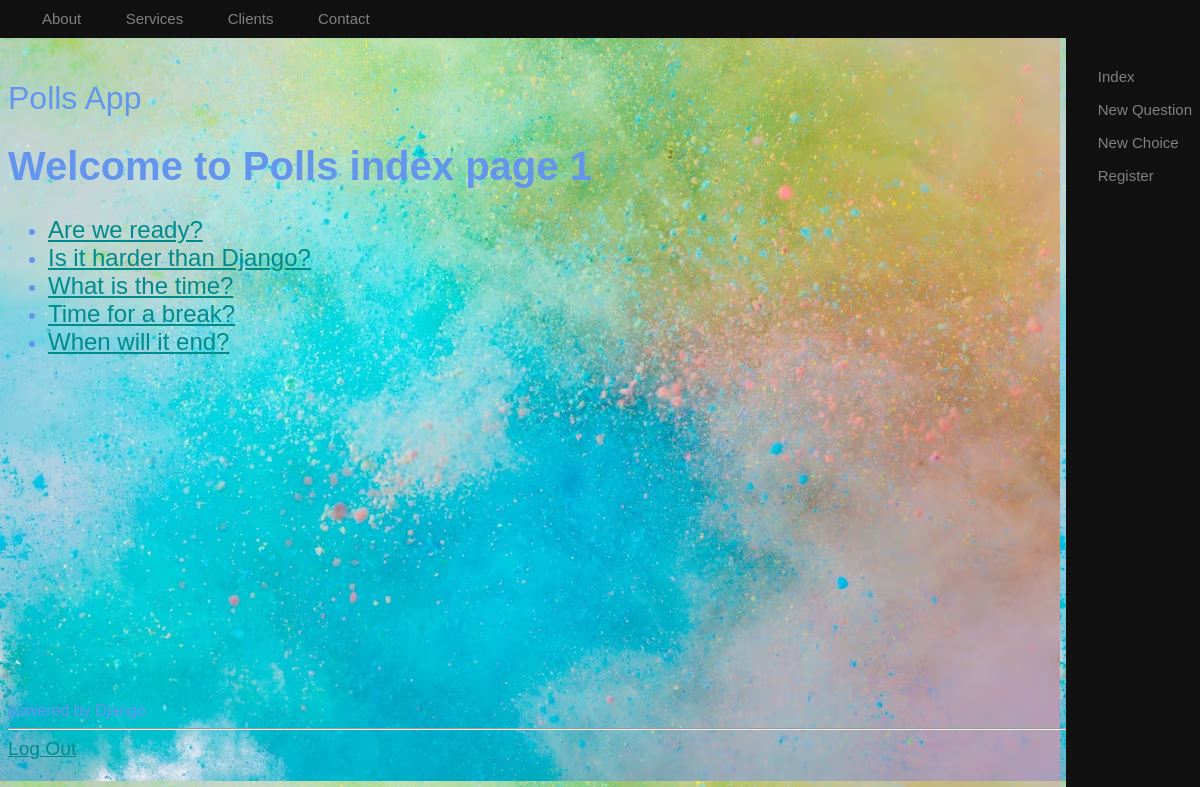
Screenshot of /polls/ with the database file from the repository.
### polls/models.py (models this page shows, shortened)
class Question(models.Model):
    question_text = models.CharField(max_length=200, validators=[
                                     validateCleanLang, validators.MinLengthValidator(5)])
    pub_date = models.DateTimeField('Date published')

### polls/views/pollsView.py (the view)
# urls.py: path('', views.Index.as_view(), name='index'),
class Index(View):
    def get(self, request):
        latest_question_list = Question.objects.order_by('-pub_date')[:5]
        """A loop that creates a list of questions"""
        view_count = request.COOKIES.get('view_count', 1)
        context = {"latest_question_list": latest_question_list,
                   'view_count': view_count}
        """Another way to create counter"""
        resp = render(request=request,
                      template_name='polls/index.html', context=context)
        resp.set_cookie('view_count', str(int(view_count) + 1))
        return resp

### polls/templates/polls/index.html (shortened to what this page needs)
{% extends 'polls/base.html' %}
    {% block content %}
    <p>
    <h1> Welcome to Polls index page {{view_count}}</h1>
    </p>
    {% if latest_question_list %}
    <ul>
        {% for question in latest_question_list %}
        <li><a href="{% url 'polls:detail' question.id %}">{{question.question_text}}</a></li>
        {% endfor %}
    </ul>
    {% else %}
    <p>No polls found</p>
    {% endif %}
    {% endblock %}

### polls/static/polls/style.css (style rules this page uses)
body { flex: auto; background-image: url('./images/background.png'); margin-top: 80px; }
div a { font-size: larger; color: darkcyan; }

### rows the page displays
Question: question_text "Are we ready?"
Question: question_text "Is it harder than Django?"
Question: question_text "What is the time?"
Question: question_text "Time for a break?"
Question: question_text "When will it end?"

### other values shown
{{ view_count }} "1"
